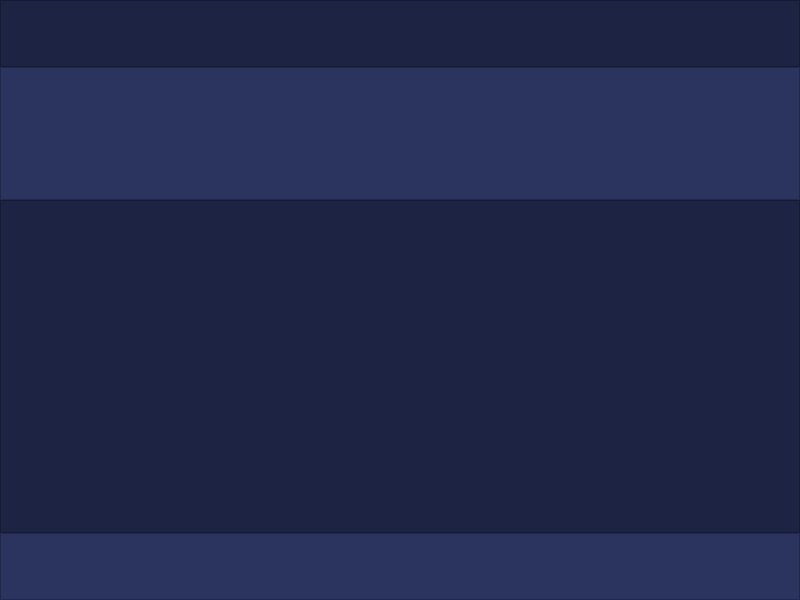
<?xml version="1.0" encoding="UTF-8"?>
<ui version="4.0">
 <class>MainWindow</class>
 <widget class="QMainWindow" name="MainWindow">
  <property name="geometry">
   <rect>
    <x>0</x>
    <y>0</y>
    <width>800</width>
    <height>600</height>
   </rect>
  </property>
  <property name="windowTitle">
   <string>MainWindow</string>
  </property>
  <widget class="QWidget" name="centralwidget">
   <layout class="QVBoxLayout" name="verticalLayout" stretch="1,2,5,1">
    <property name="spacing">
     <number>0</number>
    </property>
    <property name="leftMargin">
     <number>0</number>
    </property>
    <property name="topMargin">
     <number>0</number>
    </property>
    <property name="rightMargin">
     <number>0</number>
    </property>
    <property name="bottomMargin">
     <number>0</number>
    </property>
    <item>
     <widget class="QFrame" name="frame">
      <property name="styleSheet">
       <string notr="true">QFrame{
	background-color: rgb(29,35,67);
}</string>
      </property>
      <property name="frameShape">
       <enum>QFrame::Shape::StyledPanel</enum>
      </property>
      <property name="frameShadow">
       <enum>QFrame::Shadow::Raised</enum>
      </property>
     </widget>
    </item>
    <item>
     <widget class="QFrame" name="frame_2">
      <property name="styleSheet">
       <string notr="true">QFrame{
	background-color: rgb(43,52,95);
}</string>
      </property>
      <property name="frameShape">
       <enum>QFrame::Shape::StyledPanel</enum>
      </property>
      <property name="frameShadow">
       <enum>QFrame::Shadow::Raised</enum>
      </property>
     </widget>
    </item>
    <item>
     <widget class="QFrame" name="frame_3">
      <property name="styleSheet">
       <string notr="true">QFrame{
	background-color: rgb(29,35,67);
}</string>
      </property>
      <property name="frameShape">
       <enum>QFrame::Shape::StyledPanel</enum>
      </property>
      <property name="frameShadow">
       <enum>QFrame::Shadow::Raised</enum>
      </property>
     </widget>
    </item>
    <item>
     <widget class="QFrame" name="frame_4">
      <property name="styleSheet">
       <string notr="true">QFrame{
	background-color: rgb(43,52,95);
}</string>
      </property>
      <property name="frameShape">
       <enum>QFrame::Shape::StyledPanel</enum>
      </property>
      <property name="frameShadow">
       <enum>QFrame::Shadow::Raised</enum>
      </property>
     </widget>
    </item>
   </layout>
  </widget>
 </widget>
 <resources/>
 <connections/>
</ui>
